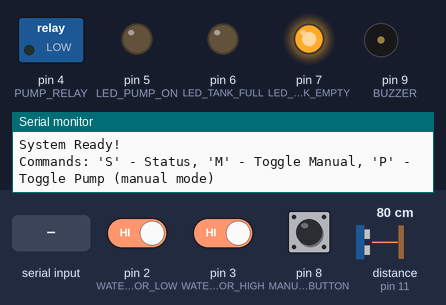
The sketch below on a simulated Arduino Uno, built with avr-gcc and run on an emulated ATmega328P. Shown: switched loads named in the sketch (green lamp = pin HIGH), output pins drawn as LEDs (lit = HIGH), buzzer (waves = sounding), the last lines printed to the serial monitor. Dashed ring = blinking. The test bench sets the inputs (shaded band); at power-on: pin 3 (WATER_SENSOR_HIGH) HIGH, pin 8 (MANUAL_BUTTON) HIGH, pin 2 (WATER_SENSOR_LOW) HIGH, distance to the obstacle (sensor on pin 11) 80 cm. The echo pulse lasts 58.3 µs per cm; pins used as bus, display or sensor lines are not drawn.

Above: at 2.2 s.
2.3 s: pin 3 (WATER_SENSOR_HIGH) driven LOW
At 3.2 s:
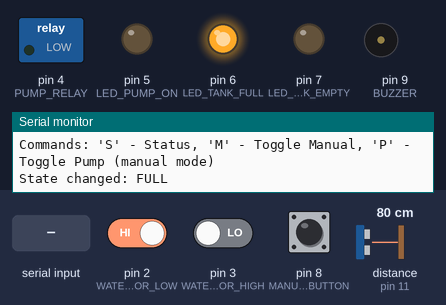
4.2 s: pin 8 (MANUAL_BUTTON) pulled LOW for 0.15 s
At 4.51 s:
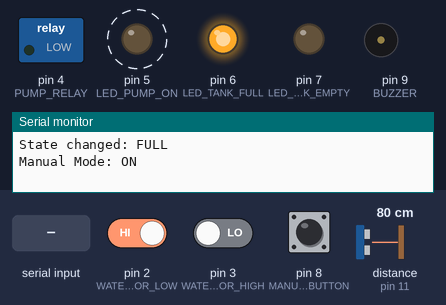
7.2 s: "P" received over Serial
At 7.6 s:
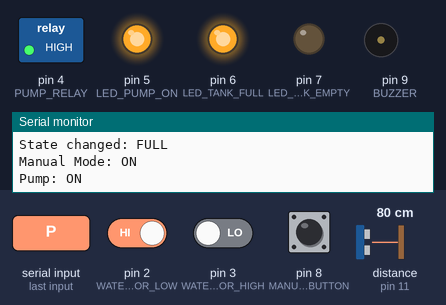
10.2 s: pin 8 (MANUAL_BUTTON) pulled LOW for 1 s
At 11.6 s:
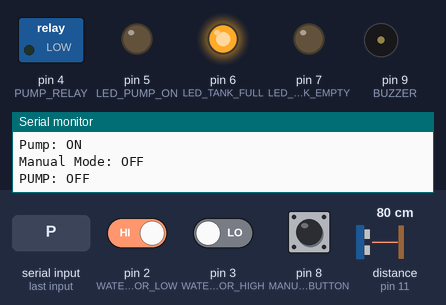
12.7 s: "U" received over Serial
At 13.6 s:
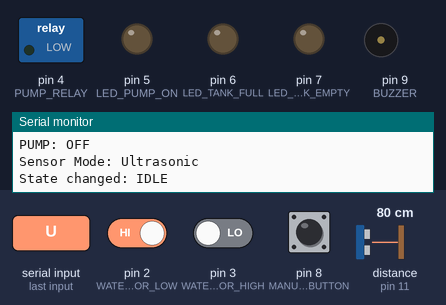
14.6 s: "u" received over Serial
At 14.71 s:
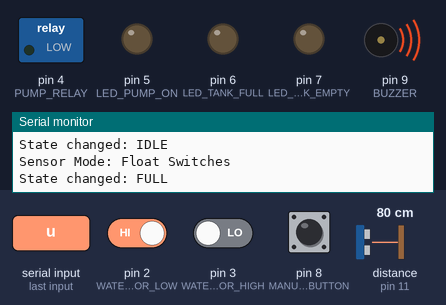
Timing chart, 0 to 17.3 s (numbered marks = the images above; inputs shaded):
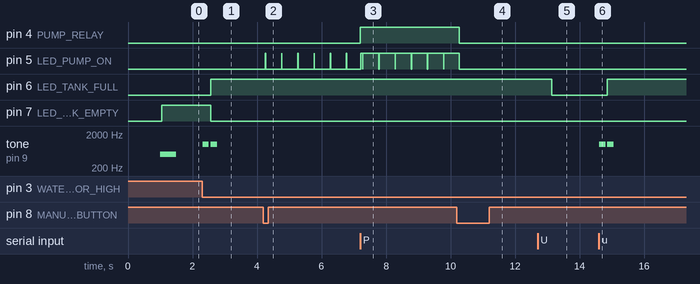

The sketch:

water_pump_controller.ino
```cpp
/*
 * Water Detection and Pump Control System
 *
 * This Arduino system monitors water levels in tanks and automatically
 * controls a water pump to maintain optimal water levels.
 *
 * Features:
 * - Automatic pump control based on water levels
 * - Multiple sensor support (low and high water sensors)
 * - LED status indicators
 * - Safety features to prevent overflow and dry running
 * - Manual override capability
 *
 * Hardware Requirements:
 * - Arduino Uno/Nano/Mega
 * - 2x Water level sensors (or ultrasonic sensor)
 * - Relay module for pump control
 * - LEDs for status indication
 * - Push button for manual control
 * - Buzzer for alerts (optional)
 */

// Pin Definitions
const int WATER_SENSOR_LOW = 2;     // Low water level sensor
const int WATER_SENSOR_HIGH = 3;    // High water level sensor (tank full)
const int PUMP_RELAY = 4;           // Relay to control water pump
const int LED_PUMP_ON = 5;          // LED indicator - pump running
const int LED_TANK_FULL = 6;        // LED indicator - tank full
const int LED_TANK_EMPTY = 7;       // LED indicator - tank empty
const int MANUAL_BUTTON = 8;        // Manual override button
const int BUZZER = 9;               // Buzzer for alerts (optional)
const int ULTRASONIC_TRIG = 10;     // Ultrasonic sensor trigger (alternative)
const int ULTRASONIC_ECHO = 11;     // Ultrasonic sensor echo (alternative)

// System Configuration
const unsigned long DEBOUNCE_DELAY = 50;      // Debounce time in ms
const unsigned long PUMP_COOLDOWN = 30000;    // Pump cooldown period (30 seconds)
const unsigned long SENSOR_READ_INTERVAL = 500; // Sensor reading interval
const int TANK_HEIGHT_CM = 100;               // Tank height in cm (for ultrasonic)
const int MIN_WATER_LEVEL_CM = 20;            // Minimum water level
const int MAX_WATER_LEVEL_CM = 90;            // Maximum water level

// System States
enum SystemState {
  STATE_IDLE,
  STATE_FILLING,
  STATE_FULL,
  STATE_EMPTY,
  STATE_ERROR,
  STATE_MANUAL
};

// Global Variables
SystemState currentState = STATE_IDLE;
SystemState previousState = STATE_IDLE;
bool pumpRunning = false;
bool manualMode = false;
bool useUltrasonic = false;  // Set to true if using ultrasonic sensor
unsigned long lastPumpStopTime = 0;
unsigned long lastSensorRead = 0;
unsigned long lastDebounceTime = 0;
int lastButtonState = HIGH;
int buttonState = HIGH;
float currentWaterLevel = 0;  // For ultrasonic sensor

// Function Prototypes
void setupPins();
void readSensors();
void readUltrasonicSensor();
float getUltrasonicDistance();
void updateSystemState();
void controlPump();
void updateIndicators();
void checkManualOverride();
void handleEmergency();
void playAlert(int type);
void debugPrint(String message);

void setup() {
  Serial.begin(9600);
  Serial.println("Water Pump Control System Starting...");

  setupPins();

  // Initial sensor reading
  delay(1000);
  readSensors();
  updateSystemState();

  Serial.println("System Ready!");
  Serial.println("Commands: 'S' - Status, 'M' - Toggle Manual, 'P' - Toggle Pump (manual mode)");
}

void loop() {
  // Read sensors at regular intervals
  if (millis() - lastSensorRead >= SENSOR_READ_INTERVAL) {
    if (useUltrasonic) {
      readUltrasonicSensor();
    } else {
      readSensors();
    }
    lastSensorRead = millis();
  }

  // Check for manual override
  checkManualOverride();

  // Update system state based on sensor readings
  if (!manualMode) {
    updateSystemState();
  }

  // Control pump based on current state
  controlPump();

  // Update LED indicators
  updateIndicators();

  // Handle serial commands
  handleSerialCommands();

  // Small delay to prevent CPU overload
  delay(10);
}

void setupPins() {
  // Configure input pins
  pinMode(WATER_SENSOR_LOW, INPUT_PULLUP);
  pinMode(WATER_SENSOR_HIGH, INPUT_PULLUP);
  pinMode(MANUAL_BUTTON, INPUT_PULLUP);
  pinMode(ULTRASONIC_ECHO, INPUT);

  // Configure output pins
  pinMode(PUMP_RELAY, OUTPUT);
  pinMode(LED_PUMP_ON, OUTPUT);
  pinMode(LED_TANK_FULL, OUTPUT);
  pinMode(LED_TANK_EMPTY, OUTPUT);
  pinMode(BUZZER, OUTPUT);
  pinMode(ULTRASONIC_TRIG, OUTPUT);

  // Ensure pump is off initially
  digitalWrite(PUMP_RELAY, LOW);
  digitalWrite(LED_PUMP_ON, LOW);
  digitalWrite(LED_TANK_FULL, LOW);
  digitalWrite(LED_TANK_EMPTY, LOW);
  digitalWrite(BUZZER, LOW);
}

void readSensors() {
  // Read water level sensors (active LOW - sensor triggered when in water)
  bool lowSensorTriggered = !digitalRead(WATER_SENSOR_LOW);
  bool highSensorTriggered = !digitalRead(WATER_SENSOR_HIGH);

  // Debug output
  if (Serial.available() > 0) {
    debugPrint("Low Sensor: " + String(lowSensorTriggered ? "WET" : "DRY"));
    debugPrint("High Sensor: " + String(highSensorTriggered ? "WET" : "DRY"));
  }
}

void readUltrasonicSensor() {
  currentWaterLevel = getUltrasonicDistance();

  // Convert distance to water level (inverse relationship)
  float waterLevelPercent = ((TANK_HEIGHT_CM - currentWaterLevel) / float(TANK_HEIGHT_CM)) * 100;

  if (Serial.available() > 0) {
    debugPrint("Water Level: " + String(waterLevelPercent) + "%");
  }
}

float getUltrasonicDistance() {
  // Send ultrasonic pulse
  digitalWrite(ULTRASONIC_TRIG, LOW);
  delayMicroseconds(2);
  digitalWrite(ULTRASONIC_TRIG, HIGH);
  delayMicroseconds(10);
  digitalWrite(ULTRASONIC_TRIG, LOW);

  // Read echo time
  long duration = pulseIn(ULTRASONIC_ECHO, HIGH, 30000);

  // Calculate distance in cm
  float distance = duration * 0.034 / 2;

  // Validate reading
  if (distance <= 0 || distance > TANK_HEIGHT_CM) {
    return TANK_HEIGHT_CM;  // Return max distance if invalid
  }

  return distance;
}

void updateSystemState() {
  SystemState newState = currentState;

  if (useUltrasonic) {
    // Ultrasonic sensor logic
    float waterHeight = TANK_HEIGHT_CM - currentWaterLevel;

    if (waterHeight >= MAX_WATER_LEVEL_CM) {
      newState = STATE_FULL;
    } else if (waterHeight <= MIN_WATER_LEVEL_CM) {
      newState = STATE_EMPTY;
    } else {
      if (currentState == STATE_EMPTY || currentState == STATE_FILLING) {
        newState = STATE_FILLING;
      } else {
        newState = STATE_IDLE;
      }
    }
  } else {
    // Float switch sensor logic
    bool lowSensor = !digitalRead(WATER_SENSOR_LOW);
    bool highSensor = !digitalRead(WATER_SENSOR_HIGH);

    if (highSensor) {
      newState = STATE_FULL;
    } else if (!lowSensor) {
      newState = STATE_EMPTY;
    } else {
      if (currentState == STATE_EMPTY || currentState == STATE_FILLING) {
        newState = STATE_FILLING;
      } else {
        newState = STATE_IDLE;
      }
    }
  }

  // State transition handling
  if (newState != currentState) {
    previousState = currentState;
    currentState = newState;

    // Log state change
    Serial.print("State changed: ");
    printState(currentState);

    // Play alert on state change
    if (currentState == STATE_FULL) {
      playAlert(1);  // Full tank alert
    } else if (currentState == STATE_EMPTY) {
      playAlert(2);  // Empty tank alert
    }
  }
}

void controlPump() {
  bool shouldRunPump = false;

  if (manualMode) {
    // Manual mode - pump controlled by serial commands
    return;
  }

  // Check cooldown period
  if (millis() - lastPumpStopTime < PUMP_COOLDOWN && !pumpRunning) {
    return;  // Still in cooldown
  }

  // Determine if pump should run based on state
  switch (currentState) {
    case STATE_EMPTY:
    case STATE_FILLING:
      shouldRunPump = true;
      break;

    case STATE_FULL:
    case STATE_IDLE:
      shouldRunPump = false;
      break;

    case STATE_ERROR:
      shouldRunPump = false;
      handleEmergency();
      break;

    default:
      shouldRunPump = false;
  }

  // Control pump relay
  if (shouldRunPump && !pumpRunning) {
    // Turn pump ON
    digitalWrite(PUMP_RELAY, HIGH);
    pumpRunning = true;
    Serial.println("PUMP: ON");
  } else if (!shouldRunPump && pumpRunning) {
    // Turn pump OFF
    digitalWrite(PUMP_RELAY, LOW);
    pumpRunning = false;
    lastPumpStopTime = millis();
    Serial.println("PUMP: OFF");
  }
}

void updateIndicators() {
  // Pump running LED
  digitalWrite(LED_PUMP_ON, pumpRunning ? HIGH : LOW);

  // Tank status LEDs
  digitalWrite(LED_TANK_FULL, currentState == STATE_FULL ? HIGH : LOW);
  digitalWrite(LED_TANK_EMPTY, currentState == STATE_EMPTY ? HIGH : LOW);

  // Blink LED in manual mode
  if (manualMode) {
    static unsigned long lastBlink = 0;
    if (millis() - lastBlink > 500) {
      digitalWrite(LED_PUMP_ON, !digitalRead(LED_PUMP_ON));
      lastBlink = millis();
    }
  }
}

void checkManualOverride() {
  int reading = digitalRead(MANUAL_BUTTON);

  // Debounce button
  if (reading != lastButtonState) {
    lastDebounceTime = millis();
  }

  if ((millis() - lastDebounceTime) > DEBOUNCE_DELAY) {
    if (reading != buttonState) {
      buttonState = reading;

      // Button pressed (active LOW)
      if (buttonState == LOW) {
        manualMode = !manualMode;
        Serial.print("Manual Mode: ");
        Serial.println(manualMode ? "ON" : "OFF");

        if (!manualMode) {
          // Exiting manual mode - update state
          readSensors();
          updateSystemState();
        }
      }
    }
  }

  lastButtonState = reading;
}

void handleSerialCommands() {
  if (Serial.available() > 0) {
    char command = Serial.read();

    switch (command) {
      case 'S':
      case 's':
        printStatus();
        break;

      case 'M':
      case 'm':
        manualMode = !manualMode;
        Serial.print("Manual Mode: ");
        Serial.println(manualMode ? "ON" : "OFF");
        break;

      case 'P':
      case 'p':
        if (manualMode) {
          pumpRunning = !pumpRunning;
          digitalWrite(PUMP_RELAY, pumpRunning ? HIGH : LOW);
          Serial.print("Pump: ");
          Serial.println(pumpRunning ? "ON" : "OFF");
        } else {
          Serial.println("Error: Enable manual mode first (M)");
        }
        break;

      case 'U':
      case 'u':
        useUltrasonic = !useUltrasonic;
        Serial.print("Sensor Mode: ");
        Serial.println(useUltrasonic ? "Ultrasonic" : "Float Switches");
        break;

      case 'H':
      case 'h':
        printHelp();
        break;

      default:
        Serial.println("Unknown command. Press 'H' for help.");
    }
  }
}

void printStatus() {
  Serial.println("\n=== System Status ===");
  Serial.print("State: ");
  printState(currentState);
  Serial.print("Pump: ");
  Serial.println(pumpRunning ? "ON" : "OFF");
  Serial.print("Mode: ");
  Serial.println(manualMode ? "MANUAL" : "AUTO");

  if (!useUltrasonic) {
    Serial.print("Low Sensor: ");
    Serial.println(!digitalRead(WATER_SENSOR_LOW) ? "WET" : "DRY");
    Serial.print("High Sensor: ");
    Serial.println(!digitalRead(WATER_SENSOR_HIGH) ? "WET" : "DRY");
  } else {
    float waterHeight = TANK_HEIGHT_CM - currentWaterLevel;
    float waterPercent = (waterHeight / float(TANK_HEIGHT_CM)) * 100;
    Serial.print("Water Level: ");
    Serial.print(waterPercent);
    Serial.println("%");
  }

  if (!pumpRunning && (millis() - lastPumpStopTime < PUMP_COOLDOWN)) {
    Serial.print("Cooldown: ");
    Serial.print((PUMP_COOLDOWN - (millis() - lastPumpStopTime)) / 1000);
    Serial.println(" seconds remaining");
  }
  Serial.println("====================\n");
}

void printState(SystemState state) {
  switch (state) {
    case STATE_IDLE:
      Serial.println("IDLE");
      break;
    case STATE_FILLING:
      Serial.println("FILLING");
      break;
    case STATE_FULL:
      Serial.println("FULL");
      break;
    case STATE_EMPTY:
      Serial.println("EMPTY");
      break;
    case STATE_ERROR:
      Serial.println("ERROR");
      break;
    case STATE_MANUAL:
      Serial.println("MANUAL");
      break;
  }
}

void printHelp() {
  Serial.println("\n=== Help Menu ===");
  Serial.println("S - Show status");
  Serial.println("M - Toggle manual mode");
  Serial.println("P - Toggle pump (manual mode only)");
  Serial.println("U - Toggle sensor type");
  Serial.println("H - Show this help");
  Serial.println("=================\n");
}

void handleEmergency() {
  // Emergency shutdown
  digitalWrite(PUMP_RELAY, LOW);
  pumpRunning = false;

  // Alert user
  playAlert(3);

  Serial.println("EMERGENCY: System Error!");
}

void playAlert(int type) {
  if (digitalRead(BUZZER) == HIGH) return;  // Already playing

  switch (type) {
    case 1:  // Tank full
      tone(BUZZER, 1000, 200);
      delay(250);
      tone(BUZZER, 1000, 200);
      break;

    case 2:  // Tank empty
      tone(BUZZER, 500, 500);
      break;

    case 3:  // Error
      for (int i = 0; i < 3; i++) {
        tone(BUZZER, 2000, 100);
        delay(150);
      }
      break;
  }
}

void debugPrint(String message) {
  #ifdef DEBUG
  Serial.print("[DEBUG] ");
  Serial.println(message);
  #endif
}
```

Measured:
- after the input at 2.3 s, pin 6 (LED_TANK_FULL): LOW → HIGH after 0.26 s; pin 7 (LED_TANK_EMPTY): HIGH → LOW after 0.26 s; tone on pin 9 (BUZZER): alternates 1000 Hz for 0.20 s and silent for 0.05 s, 4 changes in all, then stays silent, starting at once
- after the input at 4.2 s, pin 5 (LED_PUMP_ON): alternates HIGH for 0.01 s and LOW for 0.49 s, starting after 0.06 s
- after the input at 7.2 s, pin 4 (PUMP_RELAY): LOW → HIGH at once
- after the input at 10.2 s, pin 4 (PUMP_RELAY): HIGH → LOW after 0.07 s; pin 5 (LED_PUMP_ON): goes on until 10.3 s, then stays LOW
- after the input at 12.7 s, pin 6 (LED_TANK_FULL): HIGH → LOW after 0.43 s
- after the input at 14.6 s, pin 6 (LED_TANK_FULL): LOW → HIGH after 0.26 s; tone on pin 9 (BUZZER): alternates 1000 Hz for 0.20 s and silent for 0.05 s, 4 changes in all, then stays silent, starting at once
